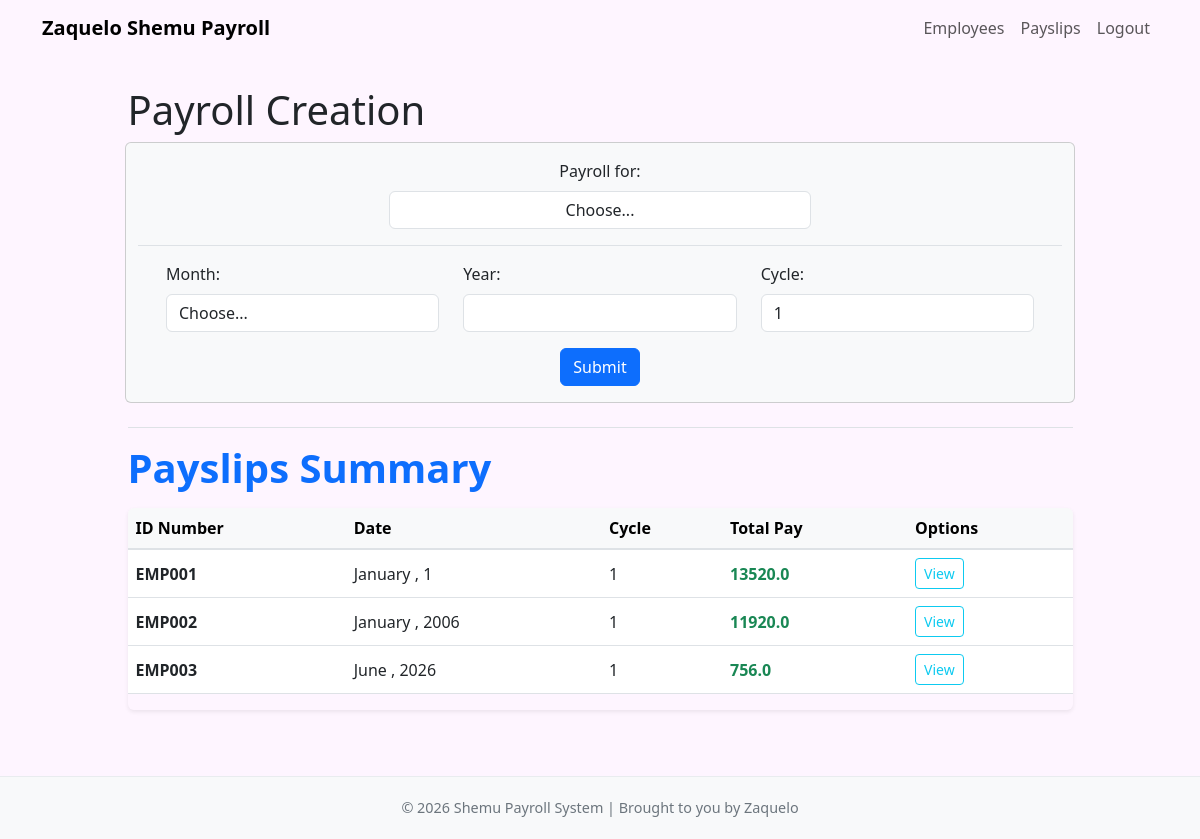
The page /payslips/ (signed in) on the database as committed earlier.
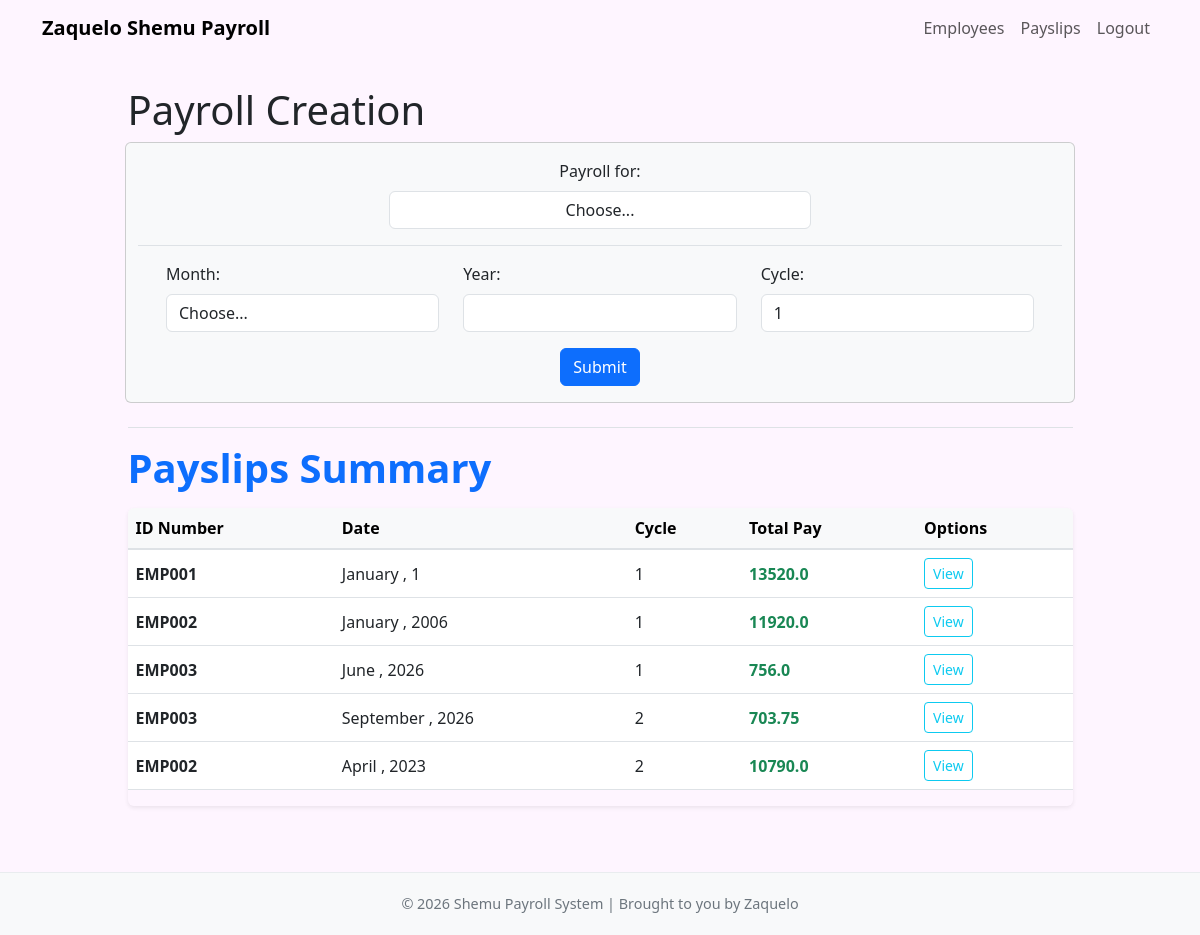
The same page on the database as committed later.
### payroll_app/models.py (models this page shows, shortened)
class Payslip(models.Model):
    id_number = models.ForeignKey(Employee, on_delete=models.CASCADE)
    month = models.CharField(max_length=100)
    date_range = models.CharField(max_length=100)
    year = models.CharField(max_length=4)
    pay_cycle = models.IntegerField()
    rate = models.FloatField()
    earnings_allowance = models.FloatField(default=0)
    overtime = models.FloatField(default=0)
    deductions_tax = models.FloatField(default=0)
    deductions_health = models.FloatField(default=0)
    pag_ibig = models.FloatField(default=0)
    sss = models.FloatField(default=0)
    total_pay = models.FloatField(default=0)

class Employee(models.Model):
    name = models.CharField(max_length=255)
    id_number = models.CharField(max_length=100, unique=True)
    rate = models.FloatField()
    overtime_pay = models.FloatField(null=True, blank=True, default=0)
    allowance = models.FloatField(null=True, blank=True, default=0)

### payroll_app/views.py (the view, shortened to what this page needs)
# urls.py: path('payslips/', views.payslips_list, name='payslips_list'),
@login_required
def payslips_list(request):
    if not _require_admin(request):
        employee = _get_employee_from_user(request.user)
        if employee is None:
            return HttpResponseForbidden("No employee record is linked to this account.")
        payslips = Payslip.objects.filter(id_number=employee)
        return render(request, 'payroll_app/payslips/payslips_list.html', {'payslips': payslips})
    payslips = Payslip.objects.all()
    employees = Employee.objects.all()
    return render(request, 'payroll_app/payslips/payslips_list.html', {
        'payslips': payslips,
        'employees': employees
    })

### payroll_app/views.py (called while the page is built)
def _is_admin(user):
    return user.is_staff or user.is_superuser

def _require_admin(request):
    return _is_admin(request.user)

### payroll_app/templates/payroll_app/payslips/payslips_list.html (shortened to what this page needs)
{% extends 'payroll_app/base.html' %}
{% block content %}
<div class="row justify-content-center py-3">
    {% if request.user.is_staff or request.user.is_superuser %}
    <h1 style="width: 85%">Payroll Creation</h1>
    <form id="add_menu_form" method="POST" class="card bg-light col-10">
        <div class="row justify-content-center mx-3 my-3">
            <div class="col-6">
                <label for="employee_id" class="form-label text-center w-100">Payroll for:</label>
                <select name="employee_id" class="form-control text-center" id="employee_id" required>
                    <option value="">Choose...</option>
                </select>
            </div>
        </div>
        <span class="border-bottom d-block w-100"></span>
        <div class="row mx-3 my-3">
            <div class="col-4">
                <label for="month" class="form-label">Month:</label>
                <select name="month" class="form-control" id="month" required>
                    <option value="">Choose...</option>
                </select>
            </div>
            <div class="col-4">
                <label for="year" class="form-label">Year:</label>
                <input type="number" class="form-control" id="year" name="year" min="1" required>
            </div>
            <div class="col-4">
                <label for="pay_cycle" class="form-label">Cycle:</label>
                <select name="pay_cycle" class="form-control" id="pay_cycle" required>
                    <option value="1">1</option>
                </select>
            </div>
        </div>
        <div class="text-center mb-3">
            <button type="submit" class="btn btn-primary mx-3">Submit</button>
        </div>
    </form>
    {% endif %}
    <div style="width: 85%">
        <span class="border-bottom d-block mt-4"></span>
        <div class="d-flex justify-content-between align-items-center mb-3 mt-3">
            <h1 class="fw-bold text-primary mb-0">Payslips Summary</h1>
        </div>
        <div class="table-responsive shadow-sm rounded">
            <table class="table table-hover align-middle">
                <thead class="table-light table-header-separator">
                    <tr>
                        <th scope="col">ID Number</th>
                        <th scope="col">Date</th>
                        <th scope="col">Cycle</th>
                        <th scope="col">Total Pay</th>
                        <th scope="col">Options</th>
                    </tr>
                </thead>
                <tbody>
                    {% for p in payslips %}
                        <tr>
                            <td class="fw-semibold">{{ p.id_number.id_number }}</td>
                            <td>{{ p.month }} {{ p.date_range }}, {{ p.year }}</td>
                            <td>{{ p.pay_cycle }}</td>
                            <td class="text-success fw-bold">{{ p.total_pay }}</td>
                            <td>
                                <a href="{% url 'view_payslip' pk=p.pk %}"
                                   class="btn btn-outline-info btn-sm">
                                    View
                                </a>
                            </td>
                        </tr>
                    {% empty %}
                        <tr>
                            <td colspan="5" class="text-center text-muted py-4">
                                No payslips found.
                            </td>
                        </tr>
                    {% endfor %}
                </tbody>
            </table>
        </div>
    </div>
</div>
{% endblock %}

Rows that differ between the two databases and show on the page:
added Payslip: id_number.id_number "EMP003", month "September", year "2026", pay_cycle "2", total_pay "703.75"
added Payslip: id_number.id_number "EMP002", month "April", year "2023", pay_cycle "2", total_pay "10790.0"
